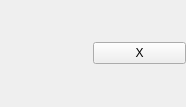
<?xml version="1.0" encoding="UTF-8"?>
<ui version="4.0">
 <class>ColorEditWidget</class>
 <widget class="QWidget" name="ColorEditWidget">
  <property name="geometry">
   <rect>
    <x>0</x>
    <y>0</y>
    <width>186</width>
    <height>107</height>
   </rect>
  </property>
  <property name="sizePolicy">
   <sizepolicy hsizetype="Preferred" vsizetype="Fixed">
    <horstretch>0</horstretch>
    <verstretch>0</verstretch>
   </sizepolicy>
  </property>
  <property name="windowTitle">
   <string>Form</string>
  </property>
  <property name="autoFillBackground">
   <bool>true</bool>
  </property>
  <layout class="QHBoxLayout" name="horizontalLayout">
   <property name="spacing">
    <number>0</number>
   </property>
   <property name="leftMargin">
    <number>0</number>
   </property>
   <property name="topMargin">
    <number>0</number>
   </property>
   <property name="rightMargin">
    <number>0</number>
   </property>
   <property name="bottomMargin">
    <number>0</number>
   </property>
   <item>
    <widget class="QPushButton" name="colorButton">
     <property name="autoFillBackground">
      <bool>true</bool>
     </property>
     <property name="text">
      <string/>
     </property>
     <property name="flat">
      <bool>true</bool>
     </property>
    </widget>
   </item>
   <item>
    <widget class="QPushButton" name="clearButton">
     <property name="text">
      <string>X</string>
     </property>
    </widget>
   </item>
  </layout>
 </widget>
 <resources/>
 <connections/>
</ui>
